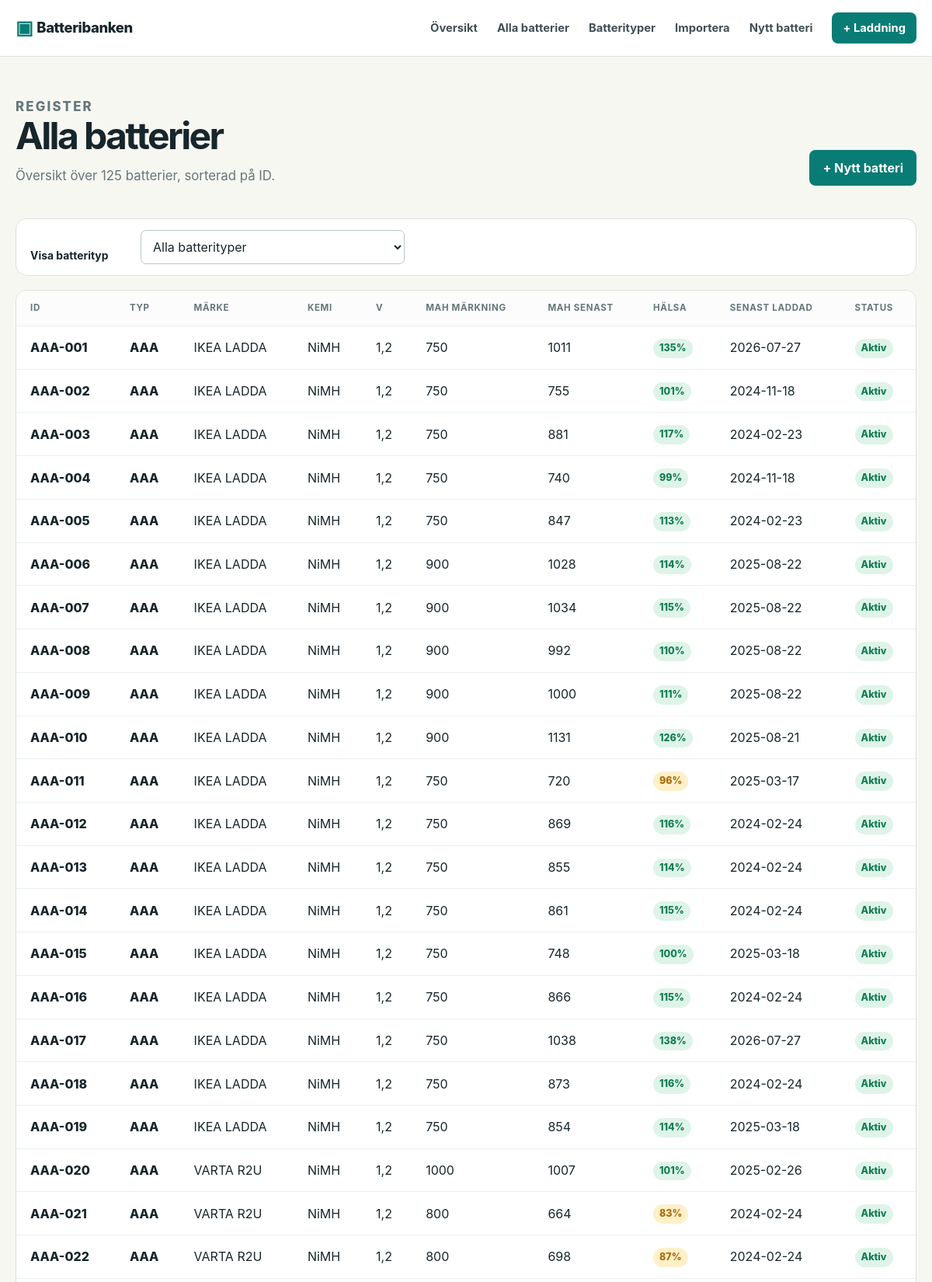
/batteries (upper part), run on the app's committed database.
### tables this page shows
CREATE TABLE batteries (
    id INTEGER PRIMARY KEY AUTOINCREMENT,
    type_id INTEGER NOT NULL REFERENCES battery_types(id) ON DELETE RESTRICT,
    identifier TEXT NOT NULL UNIQUE,
    brand TEXT NOT NULL,
    chemistry TEXT NOT NULL,
    voltage REAL NOT NULL,
    country TEXT,
    introduced_month TEXT NOT NULL,
    nominal_capacity_mah REAL NOT NULL,
    status TEXT NOT NULL CHECK(status IN ('Aktiv', 'Väntande', 'Ej aktivt')),
    custom_values TEXT NOT NULL DEFAULT '{}',
    created_at TEXT NOT NULL DEFAULT CURRENT_TIMESTAMP
);

### app.py (the view)
    @app.route("/batteries")
    def battery_list():
        database = get_db()
        battery_types = database.execute("SELECT * FROM battery_types ORDER BY code").fetchall()
        selected_type_id = request.args.get("type_id", type=int)
        if selected_type_id:
            get_type_or_404(selected_type_id)
        batteries = database.execute(
            """
            SELECT batteries.*, battery_types.code AS type_code, battery_types.name AS type_name,
                   latest.capacity_mah AS latest_capacity, latest.charged_on AS last_charged,
                   CASE WHEN batteries.nominal_capacity_mah > 0 AND latest.capacity_mah IS NOT NULL
                   THEN (latest.capacity_mah * 100.0 / batteries.nominal_capacity_mah) END AS health
            FROM batteries
            JOIN battery_types ON battery_types.id = batteries.type_id
            LEFT JOIN (
                SELECT c.battery_id, c.capacity_mah, c.charged_on
                FROM charges c
                INNER JOIN (
                    SELECT battery_id, MAX(charged_on || '|' || printf('%010d', id)) AS max_key
                    FROM charges GROUP BY battery_id
                ) newest ON newest.battery_id = c.battery_id
                   AND c.charged_on || '|' || printf('%010d', c.id) = newest.max_key
            ) latest ON latest.battery_id = batteries.id
            WHERE (? IS NULL OR batteries.type_id = ?)
            ORDER BY batteries.identifier
            """,
            (selected_type_id, selected_type_id),
        ).fetchall()
        return render_template(
            "battery_list.html", batteries=batteries, battery_types=battery_types,
            selected_type_id=selected_type_id,
        )

### app.py (called while the page is built)
def get_db():
    if "db" not in g:
        database_path = g.get("database_path") or DATABASE_PATH
        database_path.parent.mkdir(parents=True, exist_ok=True)
        g.db = sqlite3.connect(database_path)
        g.db.row_factory = sqlite3.Row
        g.db.execute("PRAGMA foreign_keys = ON")
    return g.db

### templates/battery_list.html (shortened to what this page needs)
{% extends 'base.html' %}
{% block content %}
<section class="page-title"><div><p class="eyebrow">REGISTER</p><h1>Alla batterier</h1><p>Översikt över {{ batteries|length }} batteri{{ '' if batteries|length == 1 else 'er' }}, sorterad på ID.</p></div><a class="button primary" href="{{ url_for('battery_new') }}">+ Nytt batteri</a></section>
<form method="get" class="filter-bar"><label for="type-filter">Visa batterityp</label><select id="type-filter" name="type_id" onchange="this.form.submit()"><option value="">Alla batterityper</option></select></form>
{% if batteries %}
<div class="table-wrap"><table class="battery-table"><thead><tr><th>ID</th><th>Typ</th><th>Märke</th><th>Kemi</th><th>V</th><th>mAh märkning</th><th>mAh senast</th><th>Hälsa</th><th>Senast laddad</th><th>Status</th></tr></thead><tbody>{% for battery in batteries %}<tr><td><a class="id-link" href="{{ url_for('battery_detail', battery_id=battery.id) }}">{{ battery.identifier }}</a></td><td><a href="{{ url_for('type_detail', type_id=battery.type_id) }}">{{ battery.type_code }}</a></td><td>{{ battery.brand }}</td><td>{{ battery.chemistry }}</td><td>{{ battery.voltage|swedish_number(1) }}</td><td>{{ battery.nominal_capacity_mah|swedish_number }}</td><td>{{ battery.latest_capacity|swedish_number }}</td><td>{% if battery.health is not none %}<span class="health {{ health_class(battery.health) }}">{{ battery.health|swedish_number }}%</span>{% else %}<span class="muted">–</span>{% endif %}</td><td>{{ battery.last_charged|iso_date }}</td><td><span class="status {{ battery.status|replace(' ', '-')|lower }}">{{ battery.status }}</span></td></tr>{% endfor %}</tbody></table></div>
{% else %}<div class="empty"><h3>Inga batterier hittades</h3><p>{% if selected_type_id %}Den här batteritypen har inga registrerade batterier ännu.{% else %}Registrera ditt första batteri för att se det här.{% endif %}</p><a class="button primary" href="{{ url_for('battery_new') }}">+ Nytt batteri</a></div>{% endif %}
{% endblock %}

### static/style.css (style rules this page uses)
:root { --ink:#17262b;--muted:#66767b;--paper:#f7f7f2;--card:#fff;--line:#dce3df;--teal:#087c75;--teal-dark:#05665f;--lime:#d6f099;--good:#117e55;--warn:#ab6b00;--bad:#b43d3d;--radius:14px }
* { box-sizing:border-box }
body { margin:0;background:var(--paper);color:var(--ink);font:16px/1.5 Inter,ui-sans-serif,system-ui,-apple-system,BlinkMacSystemFont,"Segoe UI",sans-serif }
a { color:var(--teal);font-weight:650;text-decoration:none }
.hero,.page-title { display:flex;justify-content:space-between;align-items:flex-end;gap:28px;margin-bottom:42px }
.eyebrow { font-size:.72rem;font-weight:800;letter-spacing:.13em;color:var(--teal);margin:0 0 8px }
h1,h2,h3,p { margin-top:0 }
h1 { font-size:clamp(2rem,4vw,3.65rem);letter-spacing:-.055em;line-height:1.05;margin-bottom:13px }
.lead,.page-title p { color:var(--muted);font-size:1.05rem;margin-bottom:0 }
.button { display:inline-flex;justify-content:center;align-items:center;border:0;border-radius:8px;padding:11px 17px;font:inherit;font-weight:750;cursor:pointer }
.primary { background:var(--teal);color:#fff }
.table-wrap { overflow:auto;background:#fff;border:1px solid var(--line);border-radius:var(--radius) }
table { width:100%;border-collapse:collapse;white-space:nowrap }
th,td { text-align:left;padding:14px 18px;border-bottom:1px solid #eaf0ed }
th { font-size:.72rem;letter-spacing:.06em;text-transform:uppercase;color:var(--muted);background:#fbfcfb }
td a,.id-link { color:var(--ink);font-weight:800 }
.health,.status { display:inline-flex;padding:3px 8px;border-radius:999px;font-size:.78rem;font-weight:800 }
.health-good { background:#dff4e8;color:var(--good) }
.health-warning { background:#fff0ca;color:var(--warn) }
.status.aktiv { background:#dff4e8;color:var(--good) }
label { display:block;font-size:.87rem;font-weight:750;margin-bottom:18px }
input,select,textarea { display:block;width:100%;margin-top:6px;border:1px solid #b8c9c4;border-radius:7px;padding:10px 11px;background:#fff;color:var(--ink);font:inherit;font-weight:400 }

### templates/battery_list.html (style rules this page uses)
.filter-bar { display:flex;align-items:end;gap:12px;background:#fff;border:1px solid var(--line);border-radius:var(--radius);padding:14px 18px;margin-bottom:18px }
.filter-bar label { margin:0;min-width:130px }
.filter-bar select { margin:0;max-width:340px }

### data on the page
batteries: identifier "AAA-001", type_code "AAA", brand "IKEA LADDA", chemistry "NiMH", voltage|swedish_number "1,2", nominal_capacity_mah|swedish_number "750", latest_capacity|swedish_number "1011", health|swedish_number "135", last_charged|iso_date "2026-07-27", status "Aktiv"
batteries: identifier "AAA-002", type_code "AAA", brand "IKEA LADDA", chemistry "NiMH", voltage|swedish_number "1,2", nominal_capacity_mah|swedish_number "750", latest_capacity|swedish_number "755", health|swedish_number "101", last_charged|iso_date "2024-11-18", status "Aktiv"
batteries: identifier "AAA-003", type_code "AAA", brand "IKEA LADDA", chemistry "NiMH", voltage|swedish_number "1,2", nominal_capacity_mah|swedish_number "750", latest_capacity|swedish_number "881", health|swedish_number "117", last_charged|iso_date "2024-02-23", status "Aktiv"
batteries: identifier "AAA-004", type_code "AAA", brand "IKEA LADDA", chemistry "NiMH", voltage|swedish_number "1,2", nominal_capacity_mah|swedish_number "750", latest_capacity|swedish_number "740", health|swedish_number "99", last_charged|iso_date "2024-11-18", status "Aktiv"
batteries: identifier "AAA-005", type_code "AAA", brand "IKEA LADDA", chemistry "NiMH", voltage|swedish_number "1,2", nominal_capacity_mah|swedish_number "750", latest_capacity|swedish_number "847", health|swedish_number "113", last_charged|iso_date "2024-02-23", status "Aktiv"
batteries: identifier "AAA-006", type_code "AAA", brand "IKEA LADDA", chemistry "NiMH", voltage|swedish_number "1,2", nominal_capacity_mah|swedish_number "900", latest_capacity|swedish_number "1028", health|swedish_number "114", last_charged|iso_date "2025-08-22", status "Aktiv"
batteries: identifier "AAA-007", type_code "AAA", brand "IKEA LADDA", chemistry "NiMH", voltage|swedish_number "1,2", nominal_capacity_mah|swedish_number "900", latest_capacity|swedish_number "1034", health|swedish_number "115", last_charged|iso_date "2025-08-22", status "Aktiv"
batteries: identifier "AAA-008", type_code "AAA", brand "IKEA LADDA", chemistry "NiMH", voltage|swedish_number "1,2", nominal_capacity_mah|swedish_number "900", latest_capacity|swedish_number "992", health|swedish_number "110", last_charged|iso_date "2025-08-22", status "Aktiv"
batteries: identifier "AAA-009", type_code "AAA", brand "IKEA LADDA", chemistry "NiMH", voltage|swedish_number "1,2", nominal_capacity_mah|swedish_number "900", latest_capacity|swedish_number "1000", health|swedish_number "111", last_charged|iso_date "2025-08-22", status "Aktiv"
batteries: identifier "AAA-010", type_code "AAA", brand "IKEA LADDA", chemistry "NiMH", voltage|swedish_number "1,2", nominal_capacity_mah|swedish_number "900", latest_capacity|swedish_number "1131", health|swedish_number "126", last_charged|iso_date "2025-08-21", status "Aktiv"
batteries: identifier "AAA-011", type_code "AAA", brand "IKEA LADDA", chemistry "NiMH", voltage|swedish_number "1,2", nominal_capacity_mah|swedish_number "750", latest_capacity|swedish_number "720", health|swedish_number "96", last_charged|iso_date "2025-03-17", status "Aktiv"
batteries: identifier "AAA-012", type_code "AAA", brand "IKEA LADDA", chemistry "NiMH", voltage|swedish_number "1,2", nominal_capacity_mah|swedish_number "750", latest_capacity|swedish_number "869", health|swedish_number "116", last_charged|iso_date "2024-02-24", status "Aktiv"
batteries: identifier "AAA-013", type_code "AAA", brand "IKEA LADDA", chemistry "NiMH", voltage|swedish_number "1,2", nominal_capacity_mah|swedish_number "750", latest_capacity|swedish_number "855", health|swedish_number "114", last_charged|iso_date "2024-02-24", status "Aktiv"
batteries: identifier "AAA-014", type_code "AAA", brand "IKEA LADDA", chemistry "NiMH", voltage|swedish_number "1,2", nominal_capacity_mah|swedish_number "750", latest_capacity|swedish_number "861", health|swedish_number "115", last_charged|iso_date "2024-02-24", status "Aktiv"
batteries: identifier "AAA-015", type_code "AAA", brand "IKEA LADDA", chemistry "NiMH", voltage|swedish_number "1,2", nominal_capacity_mah|swedish_number "750", latest_capacity|swedish_number "748", health|swedish_number "100", last_charged|iso_date "2025-03-18", status "Aktiv"
batteries: identifier "AAA-016", type_code "AAA", brand "IKEA LADDA", chemistry "NiMH", voltage|swedish_number "1,2", nominal_capacity_mah|swedish_number "750", latest_capacity|swedish_number "866", health|swedish_number "115", last_charged|iso_date "2024-02-24", status "Aktiv"
batteries: identifier "AAA-017", type_code "AAA", brand "IKEA LADDA", chemistry "NiMH", voltage|swedish_number "1,2", nominal_capacity_mah|swedish_number "750", latest_capacity|swedish_number "1038", health|swedish_number "138", last_charged|iso_date "2026-07-27", status "Aktiv"
batteries: identifier "AAA-018", type_code "AAA", brand "IKEA LADDA", chemistry "NiMH", voltage|swedish_number "1,2", nominal_capacity_mah|swedish_number "750", latest_capacity|swedish_number "873", health|swedish_number "116", last_charged|iso_date "2024-02-24", status "Aktiv"
batteries: identifier "AAA-019", type_code "AAA", brand "IKEA LADDA", chemistry "NiMH", voltage|swedish_number "1,2", nominal_capacity_mah|swedish_number "750", latest_capacity|swedish_number "854", health|swedish_number "114", last_charged|iso_date "2025-03-18", status "Aktiv"
batteries: identifier "AAA-020", type_code "AAA", brand "VARTA R2U", chemistry "NiMH", voltage|swedish_number "1,2", nominal_capacity_mah|swedish_number "1000", latest_capacity|swedish_number "1007", health|swedish_number "101", last_charged|iso_date "2025-02-26", status "Aktiv"
batteries: identifier "AAA-021", type_code "AAA", brand "VARTA R2U", chemistry "NiMH", voltage|swedish_number "1,2", nominal_capacity_mah|swedish_number "800", latest_capacity|swedish_number "664", health|swedish_number "83", last_charged|iso_date "2024-02-24", status "Aktiv"
batteries: identifier "AAA-022", type_code "AAA", brand "VARTA R2U", chemistry "NiMH", voltage|swedish_number "1,2", nominal_capacity_mah|swedish_number "800", latest_capacity|swedish_number "698", health|swedish_number "87", last_charged|iso_date "2024-02-24", status "Aktiv"

### other printed values
{{ batteries|length }} "125"
{{ '' if batteries|length == 1 else 'er' }} "er"
